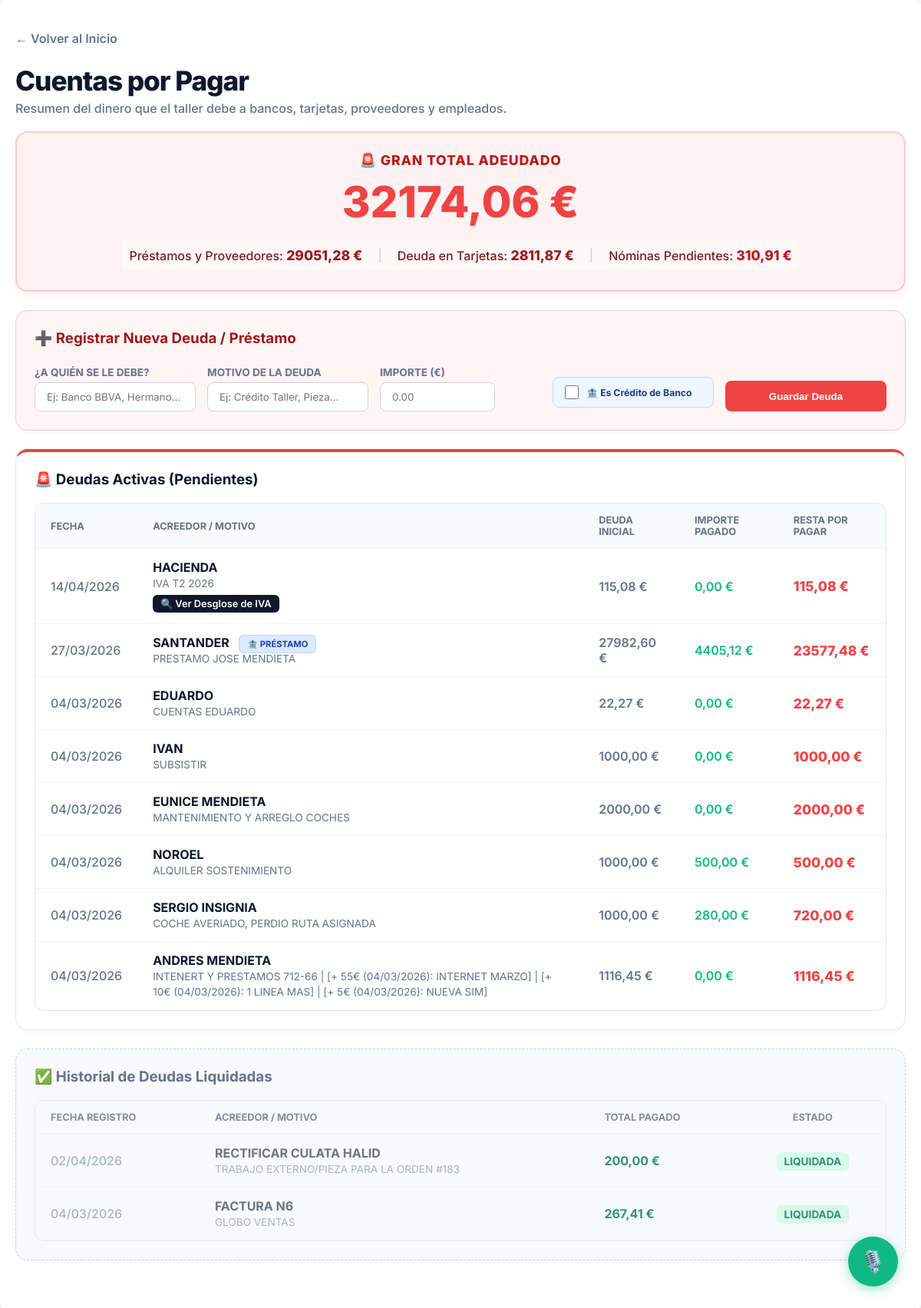
Page /deudas/ (signed in) on the earlier database version.
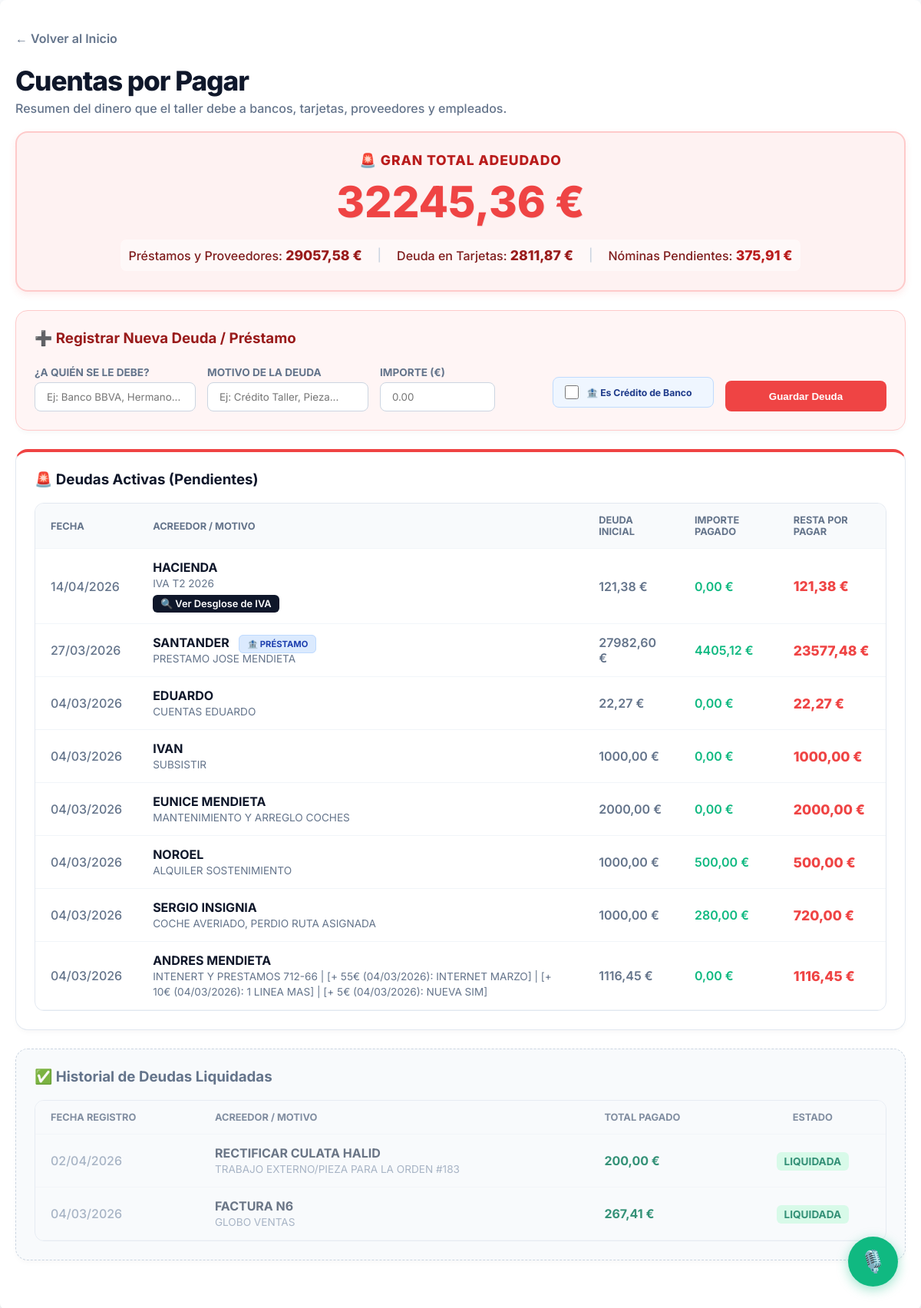
Same page on the later database version.
### taller/models.py (models this page shows, shortened)
class DeudaTaller(models.Model):
    acreedor = models.CharField(max_length=150, help_text="A quién se le debe (Ej: Hermano, Cliente X)")
    motivo = models.CharField(max_length=255)
    importe_inicial = models.DecimalField(max_digits=10, decimal_places=2)
    fecha_creacion = models.DateField(default=timezone.now)
    es_credito_bancario = models.BooleanField(
        default=False,
        help_text="Si se marca, al pagar calculará automáticamente los intereses comparando con el saldo del banco."
    )
    orden = models.ForeignKey(OrdenDeReparacion, on_delete=models.SET_NULL, null=True, blank=True, help_text="Orden de trabajo asociada")
    @property
    def importe_pagado(self):
        total = self.gastos_pagados.aggregate(total=Sum('importe'))['total']
        return total or Decimal('0.00')
    @property
    def importe_pendiente(self):
        return self.importe_inicial - self.importe_pagado
    @property
    def estado(self):
        if self.importe_pendiente <= 0: return "Pagada"
        return "Pendiente"

### taller/views.py (the view, shortened to what this page needs)
# urls.py: path('deudas/', views.lista_deudas, name='lista_deudas'),
@login_required
def lista_deudas(request):
    todas_las_deudas = DeudaTaller.objects.all().order_by('-fecha_creacion', '-id')
    deudas_pendientes = [d for d in todas_las_deudas if d.estado == 'Pendiente']
    deudas_pagadas = [d for d in todas_las_deudas if d.estado == 'Pagada']
    total_deudas_normales = sum(d.importe_pendiente for d in deudas_pendientes)
    gastos_t1 = Gasto.objects.filter(metodo_pago='TARJETA_1').aggregate(total=Sum('importe'))['total'] or Decimal('0.00')
    abonos_t1 = Ingreso.objects.filter(metodo_pago='TARJETA_1').aggregate(total=Sum('importe'))['total'] or Decimal('0.00')
    deuda_t1 = gastos_t1 - abonos_t1
    gastos_t2 = Gasto.objects.filter(metodo_pago='TARJETA_2').aggregate(total=Sum('importe'))['total'] or Decimal('0.00')
    abonos_t2 = Ingreso.objects.filter(metodo_pago='TARJETA_2').aggregate(total=Sum('importe'))['total'] or Decimal('0.00')
    deuda_t2 = gastos_t2 - abonos_t2
    total_tarjetas = deuda_t1 + deuda_t2
    total_deuda_nominas = Decimal('0.00')
    empleados_taller = Empleado.objects.all()
    hoy_date = timezone.now().date()
    for emp in empleados_taller:
        dias_pendientes = Asistencia.objects.filter(
            empleado=emp, pagado=False, hora_salida__isnull=False
        ).values('fecha').distinct().count()
        if emp.es_sueldo_fijo:
            dias_laborables_mes = obtener_dias_laborables_mes(hoy_date)
            sueldo_bruto = Decimal(dias_pendientes) * (emp.sueldo_fijo_mensual / dias_laborables_mes)
        else:
            sueldo_bruto = dias_pendientes * emp.sueldo_por_dia
        adelantos_pendientes = AdelantoSueldo.objects.filter(empleado=emp, liquidado=False)
        total_adelantos = sum(a.importe for a in adelantos_pendientes)
        neto_a_pagar = sueldo_bruto - total_adelantos
        if neto_a_pagar > 0:
            total_deuda_nominas += neto_a_pagar
    gran_total_deuda = total_deudas_normales + total_tarjetas + total_deuda_nominas
    context = {
        'deudas_pendientes': deudas_pendientes,
        'deudas_pagadas': deudas_pagadas,
        'gran_total_deuda': gran_total_deuda,
        'total_deudas_normales': total_deudas_normales,
        'total_tarjetas': total_tarjetas,
        'total_deuda_nominas': total_deuda_nominas # Pasamos la nueva variable al HTML
    }
    return render(request, 'taller/lista_deudas.html', context)

### taller/views.py (called while the page is built)
def obtener_dias_laborables_mes(fecha):
    dias_en_mes = calendar.monthrange(fecha.year, fecha.month)[1]
    dias_laborables = 0
    for dia in range(1, dias_en_mes + 1):
        if calendar.weekday(fecha.year, fecha.month, dia) < 5:
            dias_laborables += 1
    return Decimal(str(dias_laborables))

### taller/templates/taller/lista_deudas.html (shortened to what the changed rows need)
<!DOCTYPE html>
{% load static %}
<html lang="es">
<head>
    <link rel="stylesheet" href="{% static 'taller/css/main.css' %}">
    <link rel="stylesheet" href="{% static 'taller/css/responsive.css' %}">
</head>
<body>
    <div class="container">
        <div style="margin-bottom: 20px;">
            <h1 class="header-title">Cuentas por Pagar</h1>
        </div>
        <div class="summary-grid">
            <div class="total-card">
                <h4>🚨 Gran Total Adeudado</h4>
                <p class="amount">{{ gran_total_deuda|floatformat:2 }} €</p>
                <div style="text-align: center;">
                    <div class="total-breakdown">
                        <span>Préstamos y Proveedores: <b>{{ total_deudas_normales|floatformat:2 }} €</b></span>
                        <span>Nóminas Pendientes: <b style="color: #b91c1c;">{{ total_deuda_nominas|floatformat:2 }} €</b></span>
                    </div>
                </div>
            </div>
        </div>
        <div class="section-panel" style="border-top: 4px solid #ef4444;">
            <div style="overflow-x: auto;">
                <table class="table-modern">
                    <thead>
                        <tr>
                            <th>Fecha</th>
                            <th>Acreedor / Motivo</th>
                            <th class="money-col">Deuda Inicial</th>
                            <th class="money-col">Importe Pagado</th>
                            <th class="money-col">Resta por Pagar</th>
                        </tr>
                    </thead>
                    <tbody>
                        {% for deuda in deudas_pendientes %}
                        <tr onclick="window.location.href='{% url 'detalle_deuda' deuda.id %}'" style="cursor: pointer; transition: background 0.2s;" onmouseover="this.style.backgroundColor='#f8fafc'" onmouseout="this.style.backgroundColor='transparent'">
                            <td style="color: #64748b; font-weight: 500;">{{ deuda.fecha_creacion|date:"d/m/Y" }}</td>
                            <td>
                                <strong style="color: #0f172a;">{{ deuda.acreedor }}</strong>
                                <br>
                                <span style="color: #64748b; font-size: 0.85em;">{{ deuda.motivo }}</span>
                                {% if "IVA T" in deuda.motivo %}
                                    <br>
                                    <a href="{% url 'desglose_iva_deuda' deuda.id %}" onclick="event.stopPropagation();" style="display: inline-block; margin-top: 6px; background-color: #0f172a; color: white; padding: 4px 10px; border-radius: 6px; text-decoration: none; font-size: 0.8em; font-weight: 600;">
                                        🔍 Ver Desglose de IVA
                                    </a>
                                {% endif %}
                            </td>
                            <td class="money-col" style="color: #64748b;">{{ deuda.importe_inicial|floatformat:2 }} €</td>
                            <td class="money-col" style="color: #10b981;">{{ deuda.importe_pagado|floatformat:2 }} €</td>
                            <td class="money-col" style="color: #ef4444; font-weight: 800; font-size: 1.1em;">
                                {{ deuda.importe_pendiente|floatformat:2 }} €
                            </td>
                        </tr>
                        {% endfor %}
                    </tbody>
                </table>
            </div>
        </div>
        {% if deudas_pagadas %}
        <div class="section-panel" style="background: #f8fafc; border: 1px dashed #cbd5e1;">
            <div style="overflow-x: auto;">
                <table class="table-modern" style="opacity: 0.8;">
                    <thead>
                        <tr>
                            <th>Fecha Registro</th>
                            <th>Acreedor / Motivo</th>
                            <th class="money-col">Total Pagado</th>
                            <th style="text-align: center;">Estado</th>
                        </tr>
                    </thead>
                </table>
            </div>
        </div>
        {% endif %}
    </div>
</body>
</html>

Differences in the rows shown:
changed DeudaTaller "HACIENDA": importe_inicial "115,08" → "121,38"; importe_pendiente "115,08" → "121,38"
Other differences:
{{ gran_total_deuda|floatformat:2 }}: "32174,06" → "32245,36"
{{ total_deudas_normales|floatformat:2 }}: "29051,28" → "29057,58"
{{ total_deuda_nominas|floatformat:2 }}: "310,91" → "375,91"
